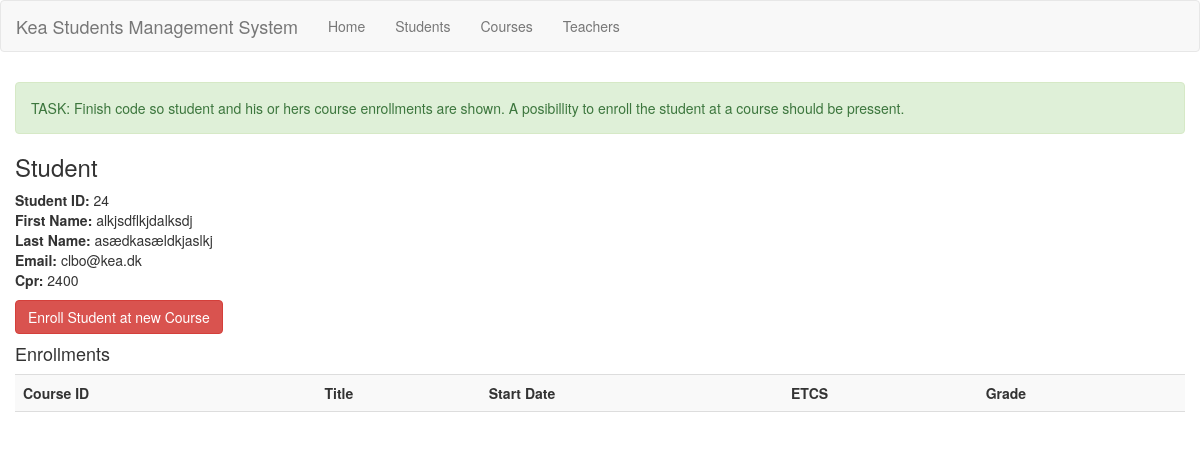
Screenshot of /view_student.php?id=24 with the database file from the repository.
### tables this page shows
CREATE TABLE `students` (
  `students_id` int(11) NOT NULL,
  `first_name` varchar(50) DEFAULT NULL,
  `last_name` varchar(50) DEFAULT NULL,
  `email` varchar(50) DEFAULT NULL,
  `cpr` varchar(50) DEFAULT NULL
);

### includes/Students_class.php (called while the page is built, shortened)
<?php
require_once("connection.php");
class Students
{
    function get_student_and_enrollments($id)
    {
        $db = new DB();
        $con = $db->connect();
        if ($con) {
            $results = array();
            $stmt = $con->prepare("CALL GetStudentsAndEnrollments(:id)
            -- SELECT students.*, courses.*, courses_students.grade FROM students" .
                " LEFT JOIN courses_students ON students.students_id = courses_students.fk_students" .
                " LEFT JOIN courses ON courses.courses_id = courses_students.fk_courses" .
                " WHERE students.students_id = :id");
            $stmt->bindParam(':id', $id);
            $stmt->execute();
            while ($row = $stmt->fetch()) {
                $results[] = [$row["students_id"], $row["first_name"], $row["last_name"], $row["email"], $row["cpr"], $row["courses_id"], $row["title"], $row["start_date"], $row["ETCS"], $row["grade"]];
            }
            return $results;
        } else { }
    }
}

### includes/connection.php (called while the page is built, shortened)
<?php
    class DB {
        public function connect() {
            $server = 'localhost';
            $db = 'kea_students';
            $user = 'root';
            $pwd = '';
            $DSN = 'mysql:host=' . $server . ';dbname=' . $db . ';charset=utf8';
            $options = [
                PDO::ATTR_ERRMODE            => PDO::ERRMODE_EXCEPTION,
                PDO::ATTR_DEFAULT_FETCH_MODE => PDO::FETCH_ASSOC,
                PDO::ATTR_EMULATE_PREPARES   => false,
            ];
            try {
                $connections_to_db = new PDO($DSN, $user, $pwd, $options);
            } catch (PDOException $e) {
                echo 'Connection unsuccessful';
                die('Connection unsuccessful: ' . $connections_to_db->connect_error());
                exit();
            }
            return($connections_to_db);
        }
    }

### view_student.php (the view)
<!DOCTYPE html>
<html lang="en">
<?php
require_once(dirname(__FILE__) . '/includes/header.php');
require_once(dirname(__FILE__) . '/includes/Students_class.php');
$students = new Students();
$result = $students->get_student_and_enrollments($_GET["id"]);
?>
<body>
    <?php
    require_once(dirname(__FILE__) . '/includes/menu.php');
    ?>
    <div class="container">
        <div class="row top-buffer">
            <div class="alert alert-success">TASK: Finish code so student and his or hers course enrollments are shown. A posibillity to enroll the student at a course should be pressent. </div>
            <h3>Student</h3>
            <?php
            $student = $result[0];
            echo "<div><b>Student ID: </b> " . $student[0] . "</div>";
            echo "<div><b>First Name: </b>" . $student[1] . "</div>";
            echo "<div><b>Last Name: </b>" . $student[2] . "</div>";
            echo "<div><b>Email: </b>" . $student[3] . "</div>";
            echo "<div><b>Cpr: </b>" . $student[4] . "</div>";
            ?>
            <div class="top-buffer">
                <?php echo "<a class='btn btn-danger' href='enroll_student.php?id=" . $student[0] . "'>Enroll Student at new Course</a>" ?>
            </div>
            <h4>Enrollments</h4>
            <table class="table table-striped">
                <tr>
                    <th>Course ID</th>
                    <th>Title</th>
                    <th>Start Date</th>
                    <th>ETCS</th>
                    <th>Grade</th>
                </tr>
                <?php
                foreach ($result as $val) {
                    echo "<tr>";
                    echo "<td>" . $val[5] . "</td>";
                    echo "<td>" . $val[6] . "</td>";
                    echo "<td>" . $val[7] . "</td>";
                    echo "<td>" . $val[8] . "</td>";
                    if ($val[5] != null & $val[9] == null) {
                        echo "<td><a class='btn btn-primary' href='grade_student.php?sid=" . $val[0] . "&cid=" . $val[5] . "'>Grade Student</a></td>";
                    } else {
                        echo "<td>" . $val[9] . "</td>";
                    }
                    echo "</tr>";
                }
                ?>
            </table>
        </div>
    </div>
</body>
</html>

### css/app.css (style rules this page uses)
.top-buffer { margin-top:10px; }

### rows the page displays
students: students_id "24", first_name "alkjsdflkjdalksdj", last_name "asædkasældkjaslkj", email "clbo@kea.dk", cpr "2400"
